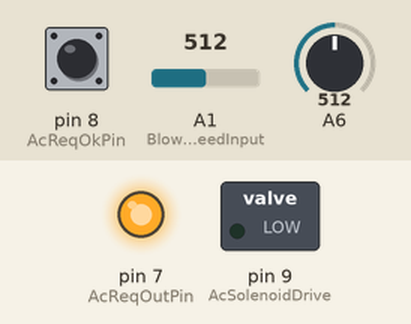
The sketch below on a simulated Arduino Nano, built with avr-gcc and run on an emulated ATmega328P. Shown: switched loads named in the sketch (green lamp = pin HIGH), output pins drawn as LEDs (lit = HIGH). The inputs (shaded band) are chosen by the test bench; at power-on: A1 (BlowerSpeedInput) = 512, pin 8 (AcReqOkPin) HIGH, A6 = 512. What the sketch prints to the serial monitor is not drawn.

Above: at 1.2 s.
1.3 s: A1 (BlowerSpeedInput) set to 109
2.8 s: A1 (BlowerSpeedInput) set to 94
At 3.4 s:
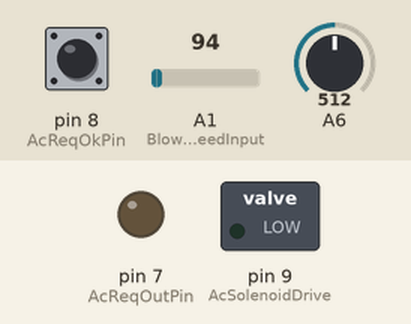
4.3 s: pin 8 (AcReqOkPin) pulled LOW for 0.15 s
At 4.38 s:
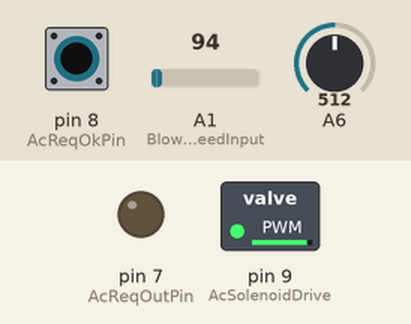
5.9 s: pin 8 (AcReqOkPin) pulled LOW for 3.2 s
At 10.4 s:
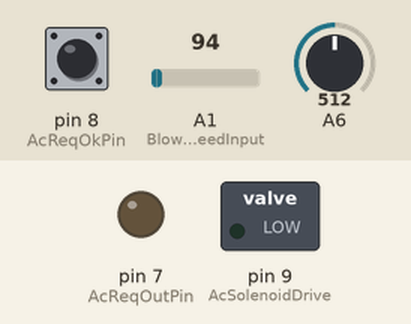
Timing chart, 0 to 11.6 s (numbered marks = the images above; inputs shaded):
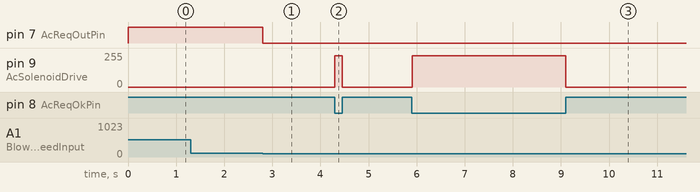

Measured:
- the behaviour switches between 101 and 100 on A1 (BlowerSpeedInput) (found by bisection; images 0 and 1)
- after the input at 2.8 s, pin 7 (AcReqOutPin): HIGH → LOW at once
- after the input at 4.3 s, pin 9 (AcSolenoidDrive): 0/255 → 233/255 at once, → 0/255 0.16 s later
- after the input at 5.9 s, pin 9 (AcSolenoidDrive): 0/255 → 233/255 at once, → 0/255 3.2 s later

The sketch:

acusingblower.ino
```cpp
//AlphaX AC Arduino BK2


bool AcOK = false;//saves if haltech is allowing AC
bool AcRequest;
int blowerSpeed; //saves blower speed
int lastBlowerSpeed = 0;//saves previous last blow speed
byte CurrentDriveSpeed = 0; //currentdrivespeed
byte RequestedDriveSpeed = 0; // requested drive speed
unsigned int ACEvapTemp = 0;
unsigned int prevACEvapTemp = 0;
bool ACError = false;
unsigned int acErrorCounter = 0; //counter for error condition of cooling

//Pins
int AcReqOutPin = 7; //asks haltech for compressor
int AcSolenoidDrive = 9 ; //drives compressor
int AcReqOkPin = 8; //Check if haltech is allowing compressor
int BlowerSpeedInput = A1; //pin that reads blower speed


void setup() {
  // put your setup code here, to run once:

  Serial.begin(115200);
  Serial.println("Init ok!");

  pinMode(AcReqOutPin, OUTPUT); // AC request status to send to haltech
  pinMode(AcReqOkPin, INPUT_PULLUP); // AC status input to read haltech AC confirmation
  pinMode(AcSolenoidDrive, OUTPUT); // Variable output for AC solenoid

  analogWrite(AcSolenoidDrive,0);// AC solenoid to 0V


}

void loop()
{

  lastBlowerSpeed = blowerSpeed;
  Serial.print("Last Blower Speed: "); Serial.println(lastBlowerSpeed);
  blowerSpeed = analogRead(BlowerSpeedInput);
  Serial.print("Actual Blower Speed: "); Serial.println(blowerSpeed);

  if (blowerSpeed > 100){digitalWrite(AcReqOutPin, HIGH);}
  else {digitalWrite(AcReqOutPin, LOW);}


  AcOK = digitalRead(AcReqOkPin);
  AcOK = !AcOK;
  Serial.print("AC Ok?: "); Serial.println(AcOK);
  if (!AcOK)
  {
    CurrentDriveSpeed = 0;
    AcRequest = LOW;
  }
  else
  {
   if (blowerSpeed < 263)
   { RequestedDriveSpeed = 240;}
   else if ((blowerSpeed >= 263) && (blowerSpeed < 272) )
   {RequestedDriveSpeed = 244;}
   else if ((blowerSpeed >= 272) && (blowerSpeed < 285) )
   { RequestedDriveSpeed = 246;}
   else if ((blowerSpeed >= 285) && (blowerSpeed < 300))
   { RequestedDriveSpeed = 248;}
   else if ((blowerSpeed >= 300) && (blowerSpeed < 320))
   { RequestedDriveSpeed = 250;}
   else if ((blowerSpeed >= 320))
   { RequestedDriveSpeed = 255;}
  }

  CurrentDriveSpeed = RequestedDriveSpeed;
ACEvapTemp = analogRead(A6);
if (ACEvapTemp > 500) { CurrentDriveSpeed = CurrentDriveSpeed - 2;}
if (ACEvapTemp > 505) { CurrentDriveSpeed = CurrentDriveSpeed - 2;}
if (ACEvapTemp > 510) { CurrentDriveSpeed = CurrentDriveSpeed - 3;}
if (ACEvapTemp > 517) { CurrentDriveSpeed = CurrentDriveSpeed - 3;}
if (ACEvapTemp > 528) { CurrentDriveSpeed = CurrentDriveSpeed - 245;}

switch (RequestedDriveSpeed){
  case 240:
    if (ACEvapTemp < 460){CurrentDriveSpeed = CurrentDriveSpeed + 2;}
    break;
  case 244:
    if (ACEvapTemp < 465){CurrentDriveSpeed = CurrentDriveSpeed + 2;}
    break;
  case 246:
    if (ACEvapTemp < 470){CurrentDriveSpeed = CurrentDriveSpeed + 2;}
    break;
  case 248:
    if (ACEvapTemp < 475){CurrentDriveSpeed = CurrentDriveSpeed + 2;}
    break;
  case 250:
    if (ACEvapTemp < 480){CurrentDriveSpeed = CurrentDriveSpeed + 2;}
    break;
  default:
    break;
}

if ((RequestedDriveSpeed > 13) && (ACEvapTemp < 460) && (AcOK))
{
  Serial.println("\n\n\nAC ERROR!");
  for (int i = 0; i < 2000; i++)
  {
    Serial.println("Confirming AC ERror");
    if (( i == 1999) && (RequestedDriveSpeed > 13) && (ACEvapTemp < 410))
    {
      Serial.println("Resetting AC!");
      analogWrite(AcSolenoidDrive,0);
      Serial.println("Compressor OFF!");
      delay(1000);
      Serial.println("Compressor ON!");
      analogWrite(AcSolenoidDrive,255);
      delay(16000);
    }
    if ( i == 1800){
    prevACEvapTemp = ACEvapTemp;
    }
  }

}

 if (!AcOK)
  {
    CurrentDriveSpeed = 0;
    AcRequest = LOW;
  }
 analogWrite(AcSolenoidDrive,CurrentDriveSpeed);
  Serial.print("Requested Drive Speed: "); Serial.println(RequestedDriveSpeed);
 Serial.print("Current Drive Speed: "); Serial.println(CurrentDriveSpeed);
 Serial.print("PreviosTemp Input: "); Serial.println(prevACEvapTemp);
 Serial.print("Temp Input: "); Serial.println(ACEvapTemp);
 //delay (150);
}
```
